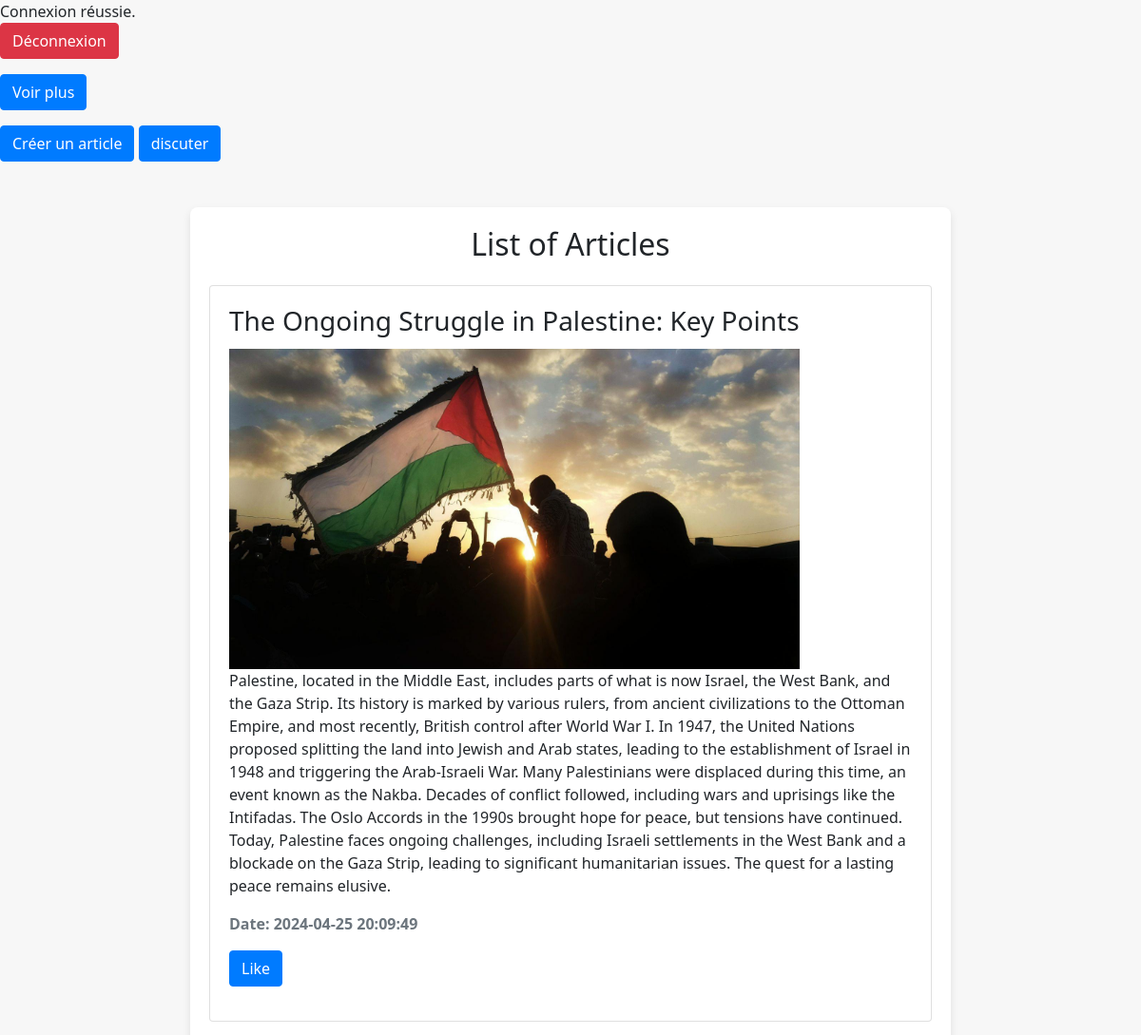
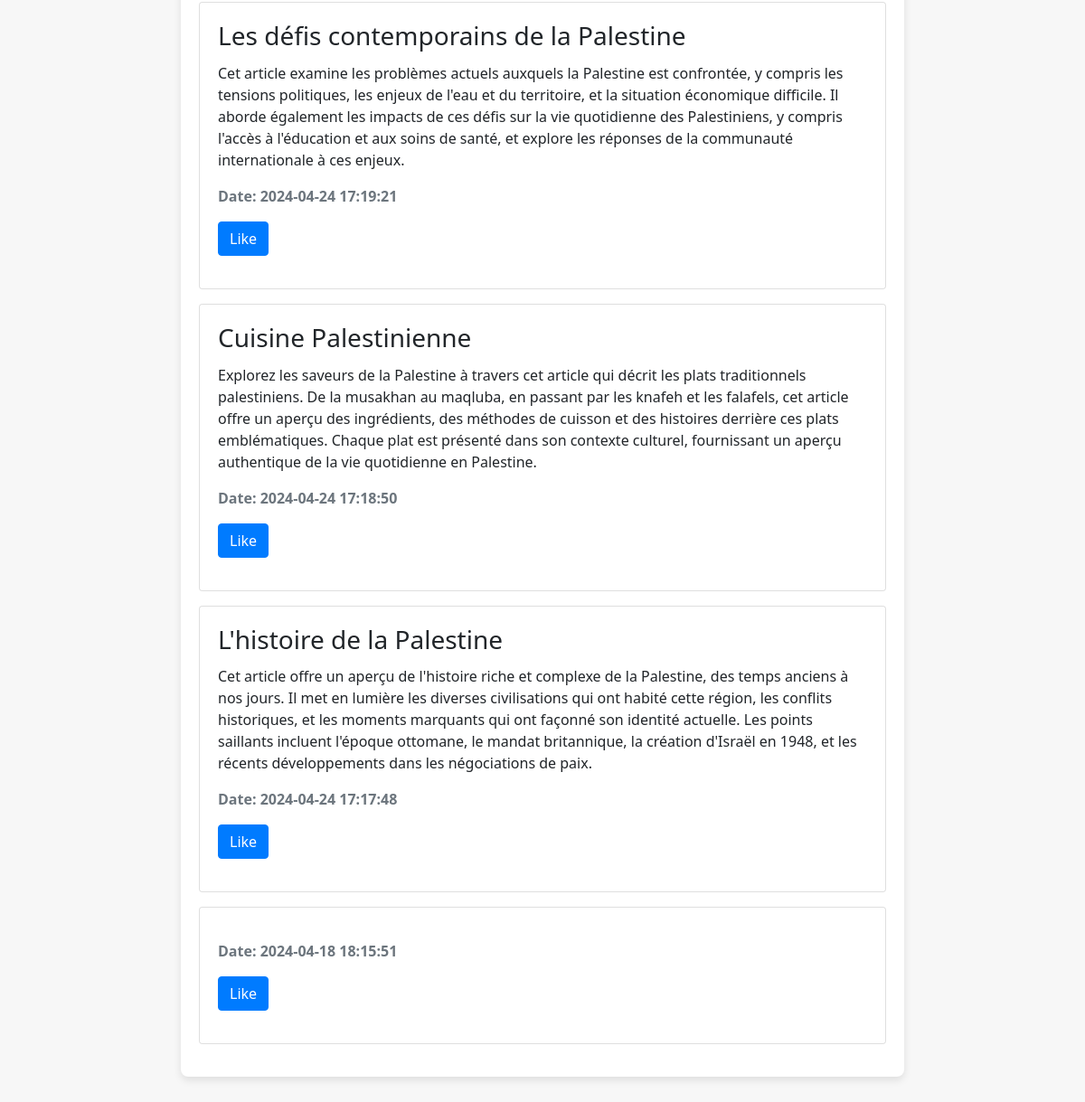
The app's page /article.php with its own data (2 pictures, top to bottom).
### tables this page shows
CREATE TABLE IF NOT EXISTS `articles` (
  `id` int NOT NULL AUTO_INCREMENT,
  `title` varchar(250) NOT NULL,
  `content` text NOT NULL,
  `created_at` timestamp NOT NULL DEFAULT CURRENT_TIMESTAMP,
  `image_path` varchar(255) DEFAULT NULL,
  PRIMARY KEY (`id`)
);

### article.php (the view, shortened to what this page needs)
<?php
require('connexion.php');
$user_id = $_SESSION['user_id'] ?? null;
$stmt = $conn->prepare("SELECT a.*,
    (SELECT COUNT(*) FROM likes WHERE article_id = a.id) AS like_count,
    EXISTS(SELECT 1 FROM likes WHERE article_id = a.id AND user_id = :userId) AS is_liked,
    image_path
FROM articles a ORDER BY created_at DESC");
$stmt->bindParam(':userId', $user_id);
$stmt->execute();
$articles = $stmt->fetchAll(PDO::FETCH_ASSOC);
?>
<!DOCTYPE html>
<html lang="en">
<head>
    <link rel="stylesheet" href="https://stackpath.bootstrapcdn.com/bootstrap/4.5.2/css/bootstrap.min.css">
</head>
<body>
<form action="logout.php" method="POST">
        <button type="submit" class="btn btn-danger">Déconnexion</button><br><p></p>
        <button type="submit" class="btn btn-primary"><a href="articles.php">Voir plus</a></button><br><p></p>
        <button type="submit" class="btn btn-primary"><a href="ajoutArticle.php">Créer un article</a></button>
        <button type="submit" class="btn btn-primary"><a href="dis.php">discuter</a></button>
    </form>
    <div class="container mt-5">
    <h2 class="mb-4">List of Articles</h2>
    <?php foreach ($articles as $article): ?>
    <div class="card mb-3">
        <div class="card-body">
            <h3 class="card-title"><?php echo htmlspecialchars($article['title']); ?></h3>
            <?php if (!empty($article['image_path'])): ?>
                <img class="imgg" src="<?php echo htmlspecialchars($article['image_path']); ?>" alt="Article Image">
            <?php endif; ?>
            <p class="card-text"><?php echo htmlspecialchars($article['content']); ?></p>
            <p class="text-muted"><strong>Date: <?php echo htmlspecialchars($article['created_at']); ?></strong></p>
            <form action="like_article.php" method="POST">
                <button type="submit" class="btn btn-primary"><?php echo $article['is_liked'] ? 'Liked!' : 'Like'; ?></button>
            </form>
        </div>
    </div>
    <?php endforeach; ?>
</div>
</body>
</html>

### article.php (style rules this page uses)
body { font-family: 'Segoe UI', Tahoma, Geneva, Verdana, sans-serif; background-color: #f7f7f7; margin: 0; padding: 0; }
.container { width: 80%; max-width: 800px; margin: 30px auto; padding: 20px; background-color: #fff; border-radius: 8px; box-shadow: 0 4px 8px rgba(0, 0, 0, 0.1); }
h2 { text-align: center; }
a { text-decoration: none; color: white; }
.imgg { max-width:600px; }

### records on screen
articles: title "The Ongoing Struggle in Palestine: Key Points", image_path (picture), content "Palestine, located in the Middle East, includes parts of what is now Israel, the West Bank, and the Gaza Strip. Its history is marked by various rulers, from ancient civilizations to the Ottoman Empire, and most recently, British control after World War I. In 1947, the United Nations proposed splitting the land into Jewish and Arab states, leading to the establishment of Israel in 1948 and triggering the Arab-Israeli War. Many Palestinians were displaced during this time, an event known as the Nakba. Decades of conflict followed, including wars and uprisings like the Intifadas. The Oslo Accords in the 1990s brought hope for peace, but tensions have continued. Today, Palestine faces ongoing…", created_at "2024-04-25 20:09:49"
articles: title "Les défis contemporains de la Palestine", content "Cet article examine les problèmes actuels auxquels la Palestine est confrontée, y compris les tensions politiques, les enjeux de l'eau et du territoire, et la situation économique difficile. Il aborde également les impacts de ces défis sur la vie quotidienne des Palestiniens, y compris l'accès à l'éducation et aux soins de santé, et explore les réponses de la communauté internationale à ces enjeux.", created_at "2024-04-24 17:19:21"
articles: title "Cuisine Palestinienne", content "Explorez les saveurs de la Palestine à travers cet article qui décrit les plats traditionnels palestiniens. De la musakhan au maqluba, en passant par les knafeh et les falafels, cet article offre un aperçu des ingrédients, des méthodes de cuisson et des histoires derrière ces plats emblématiques. Chaque plat est présenté dans son contexte culturel, fournissant un aperçu authentique de la vie quotidienne en Palestine.", created_at "2024-04-24 17:18:50"
articles: title "L'histoire de la Palestine", content "Cet article offre un aperçu de l'histoire riche et complexe de la Palestine, des temps anciens à nos jours. Il met en lumière les diverses civilisations qui ont habité cette région, les conflits historiques, et les moments marquants qui ont façonné son identité actuelle. Les points saillants incluent l'époque ottomane, le mandat britannique, la création d'Israël en 1948, et les récents développements dans les négociations de paix.", created_at "2024-04-24 17:17:48"
articles: created_at "2024-04-18 18:15:51"
